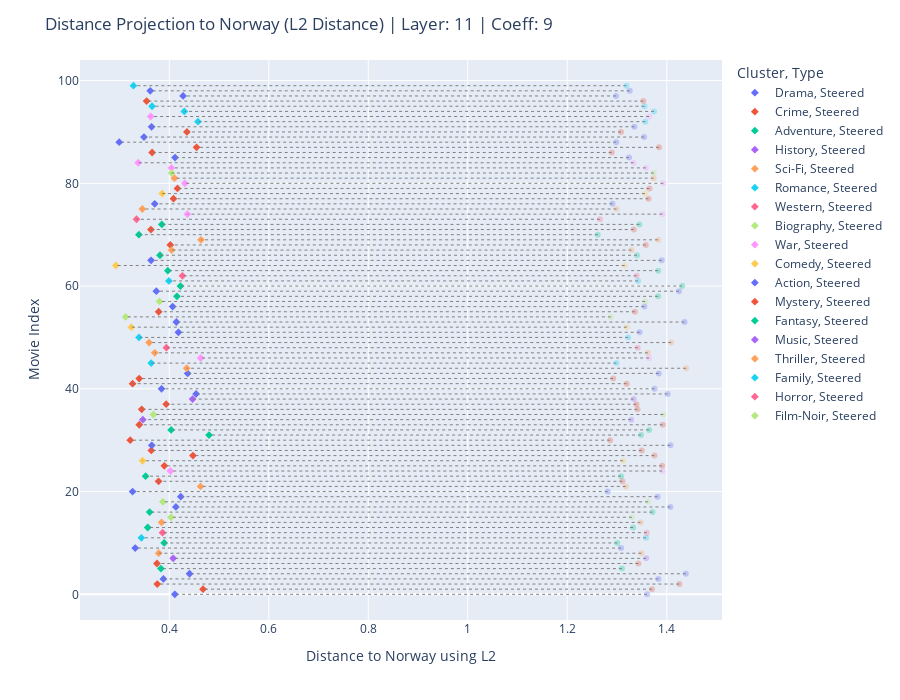

Here is the notebook cell this chart was saved with:
### Markdown cell above
- `model`, `encoded_input`, `original_embeddings` and `all_texts_data` are imported in the [second cell](#importing-python-functions-and-data) of this notebook using the function *import_embedding_data_from_pkl*, however, they can also be created and input manually

- `type` refers to the method used to calculate the distance or similarity between the embeddings and the steering vector, they can be chosen from:
    - `"l1"` = Manhattan distance - measures the sum of absolute distances between components  
    - `"l2"` = Euclidian distance - measures the straight line distance between points
    - `"cosine"` = Cosine similarity - measures the cosine angle between two vectors (1 = same direction, -1 = opposite direction)  
 <br>

- `normalize` normalizes the steered embeddings (difference is only visible when using l1 or l2)

- `print_difference` prints the info for the most and least changed data points

- `print_average` prints the average distance between the steered embeddings and the steering vector (this can be used to do comparisons to the convergence plots)

- `Write=True` creates a .html file with the plot, including the hover data

### Code cell
layer_to_steer = 11
steering_coefficient = 9
feature = "Norway"
normalize = True

steering_vector = import_steering_vector_from_pkl('steering_vector.pkl', layer_to_steer=layer_to_steer, feature_name=feature)

plot_distance_projection(model, encoded_input, original_embeddings, all_texts_data, layer_to_steer, steering_coefficient,
                             steering_vector, feature, text_range=(0,100), type="l2", normalize=normalize, print_differences=True, print_average=True)
